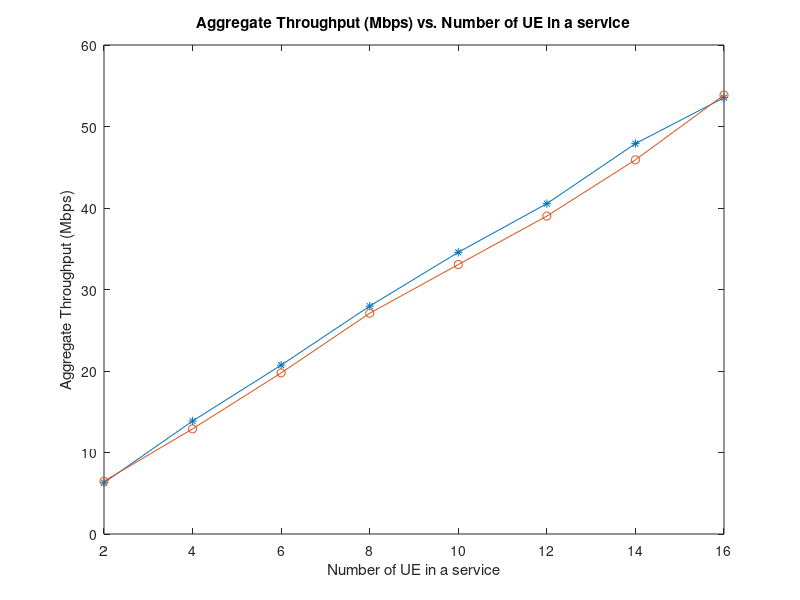

Recreate this plot in MATLAB.
Rg1 =1.0e+07 *[0.6294,1.3859,2.0721,2.7961,3.4566,4.0533,4.7901,5.3535];
Rg2 =1.0e+07 *[0.6332,1.3836,1.9596,2.7035,3.3706];
Rg3=1e7*[0.6477,1.2901,1.9765,2.7088,3.3064,3.901,4.5910,5.3865];
UE_num= 2:2:16;
plot(UE_num,Rg1/1e6,'-*')
hold on
plot(UE_num,Rg3/1e6,'-o')
xlabel('Number of UE in a service')
ylabel('Aggregate Throughput (Mbps)')
title('Aggregate Throughput (Mbps) vs. Number of UE in a service')

R1 = 1.0e+07 *[0.7921 1.5831 2.4136 3.3170 4.1690];
R2 = 1.0e+07 *[0.7975, 1.5327, 2.3080, 2.9798, 4.1663];
R3 = 1e7*[0.7411,1.6243,2.4083,3.0954,3.9762];

    